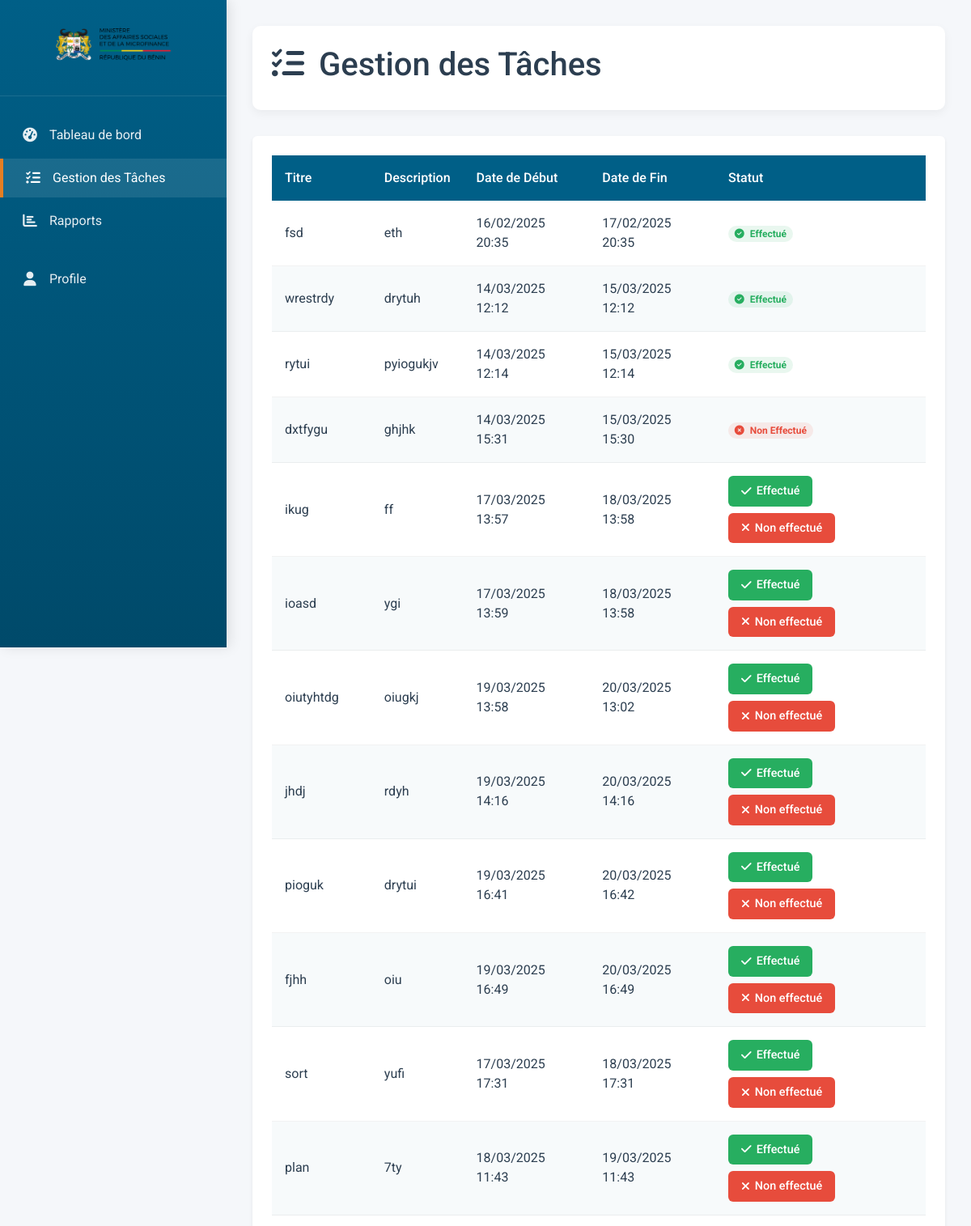
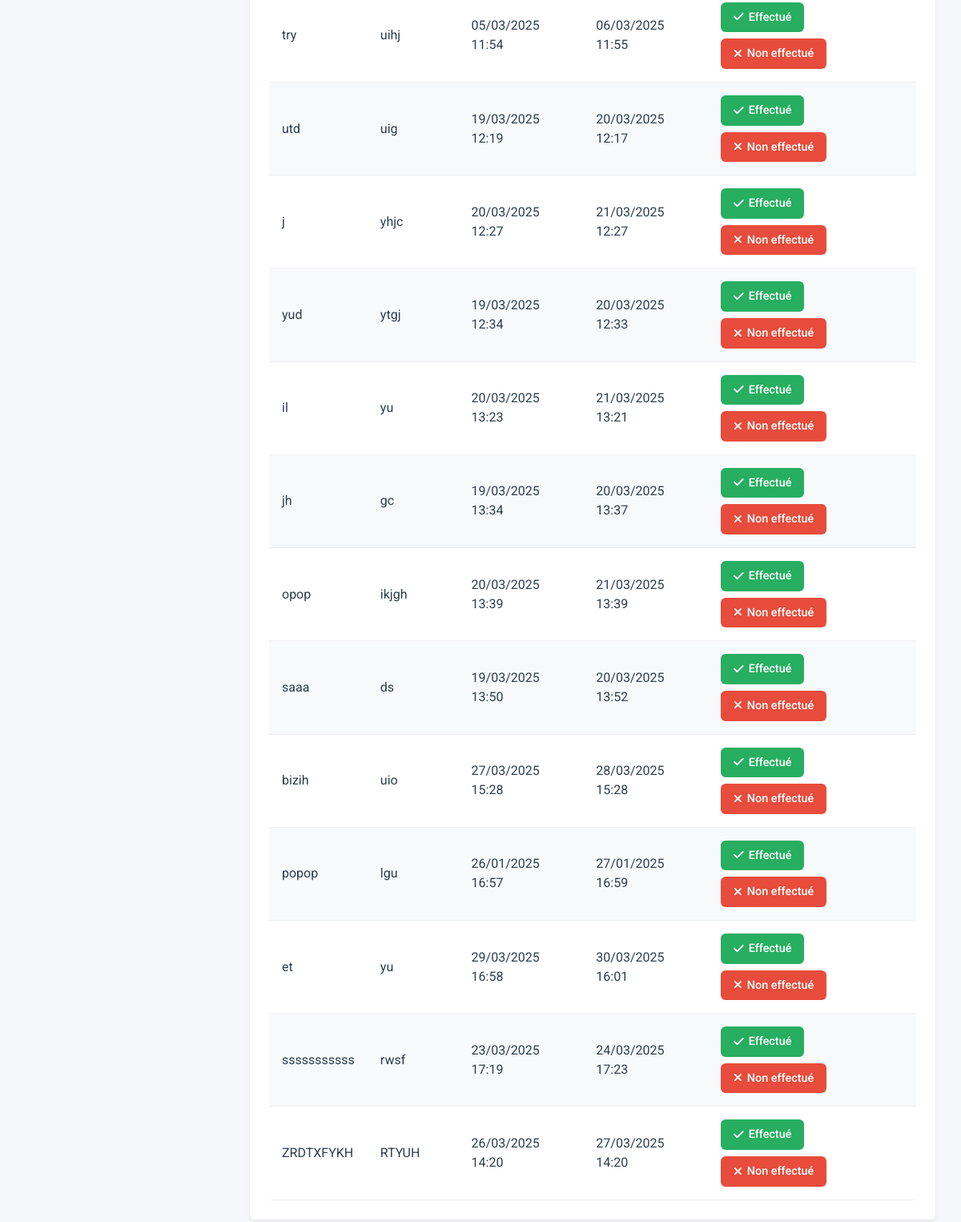
/tac.php (signed in), run on the app's committed database (2 pictures, top to bottom).
### tables this page shows
CREATE TABLE IF NOT EXISTS `evenement` (
  `id` int NOT NULL AUTO_INCREMENT,
  `titre` varchar(255) NOT NULL,
  `description` varchar(255) NOT NULL,
  `debut` datetime NOT NULL,
  `alarme` int DEFAULT '0',
  `fin` datetime DEFAULT NULL,
  `url` varchar(255) DEFAULT NULL,
  `DELETED` tinyint(1) DEFAULT '0',
  `status` enum('effectué','non effectué','en cours') DEFAULT 'en cours',
  `raison` varchar(255) NOT NULL,
  `button_disabled` tinyint(1) DEFAULT '0',
  `event_name` varchar(255) NOT NULL,
  `user_id` int NOT NULL,
  `termine` int NOT NULL,
  `assigned_by` int NOT NULL,
  `actions_menes` varchar(255) DEFAULT NULL,
  PRIMARY KEY (`id`),
  KEY `fk_user` (`user_id`)
);

### tac.php (the view, shortened to what this page needs)
<?php
include 'config.php';
$userId = $_SESSION['user_id'];
$query = "SELECT id, titre, description, debut, fin, status, button_disabled, actions_menes
          FROM evenement
          WHERE DELETED = 0 AND user_id = :user_id";
$stmt = $pdo->prepare($query);
$stmt->bindParam(':user_id', $userId, PDO::PARAM_INT);
$stmt->execute();
$result = $stmt->fetchAll(PDO::FETCH_ASSOC);
?>
<!DOCTYPE html>
<html lang="fr">
<head>
    <link href="https://cdn.jsdelivr.net/npm/bootstrap@5.3.0/dist/css/bootstrap.min.css" rel="stylesheet">
    <link rel="stylesheet" href="https://cdnjs.cloudflare.com/ajax/libs/font-awesome/6.4.0/css/all.min.css">
    <link href="https://cdn.jsdelivr.net/npm/@sweetalert2/theme-dark@5/dark.css" rel="stylesheet">
</head>
<body>
    <div class="sidebar-mas fixed-sidebar" id="sidebar">
        <div class="sidebar-brand">
            <img src="images/logo_masm.png" alt="Logo">
        </div>
        <div class="sidebar-menu">
            <div class="sidebar-item">
                <a href="dashboard.php" class="sidebar-link">
                    <i class="fas fa-tachometer-alt"></i>
                    <span>Tableau de bord</span>
                </a>
            </div>
            <div class="sidebar-item">
                <a href="tac.php" class="sidebar-link active">
                    <i class="fas fa-tasks"></i>
                    <span>Gestion des Tâches</span>
                </a>
            </div>
            <div class="sidebar-item">
                <a href="rapport.php" class="sidebar-link">
                    <i class="fas fa-chart-bar"></i>
                    <span>Rapports</span>
                </a>
            </div>
            <div class="sidebar-item mt-4">
                <a href="profiles.php" class="sidebar-link">
                    <i class="fas fa-user"></i>
                    <span>Profile</span>
                </a>
            </div>
        </div>
    </div>
    <div class="main-content">
        <div class="mas-header">
            <div class="d-flex justify-content-between align-items-center">
                <h1><i class="fas fa-tasks me-2"></i> Gestion des Tâches</h1>
            </div>
        </div>
<div class="report-card bg-white p-4 rounded shadow-sm">
            <div class="table-responsive">
                <table class="mas-table">
                    <thead>
                        <tr>
                            <th>Titre</th>
                            <th>Description</th>
                            <th>Date de Début</th>
                            <th>Date de Fin</th>
                            <th>Statut</th>
                        </tr>
                    </thead>
                    <tbody>
                        <?php foreach ($result as $row): ?>
                        <tr>
                            <td data-label="Titre"><?= htmlspecialchars($row['titre'] ?? '') ?></td>
                            <td data-label="Description"><?= htmlspecialchars($row['description'] ?? '') ?></td>
                            <td data-label="Date de Début"><?= date('d/m/Y H:i', strtotime($row['debut'])) ?></td>
                            <td data-label="Date de Fin"><?= date('d/m/Y H:i', strtotime($row['fin'])) ?></td>
                            <td data-label="Statut">
                                <?php if ($row['status'] === 'effectué'): ?>
                                    <span class="badge rounded-pill badge-effectue">
                                        <i class="fas fa-check-circle me-1"></i> Effectué
                                    </span>
                                <?php elseif ($row['status'] === 'non effectué'): ?>
                                    <span class="badge rounded-pill badge-non-effectue">
                                        <i class="fas fa-times-circle me-1"></i> Non Effectué
                                    </span>
                                <?php else: ?>
                                    <div class="action-buttons">
                                        <button class="btn btn-validate btn-action"
                                                onclick="requestActions(<?= $row['id'] ?>)"
                                                <?= $row['button_disabled'] ? 'disabled' : '' ?>>
                                            <i class="fas fa-check"></i> Effectué
                                        </button>
                                        <button class="btn btn-reject btn-action"
                                                onclick="requestReason(<?= $row['id'] ?>)"
                                                <?= $row['button_disabled'] ? 'disabled' : '' ?>>
                                            <i class="fas fa-times"></i> Non effectué
                                        </button>
                                    </div>
                                <?php endif; ?>
                            </td>
                        </tr>
                        <?php endforeach; ?>
                    </tbody>
                </table>
            </div>
        </div>
    </div>
</body>
</html>

### tac.php (style rules this page uses)
:root { --mas-primary: #005f87; --mas-secondary: #e67e22; --mas-success: #27ae60; --mas-danger: #e74c3c; --mas-light: #ecf0f1; --mas-dark: #2c3e50; --sidebar-width: 280px; }
body { font-family: 'Roboto', sans-serif; background-color: #f5f7fa; color: var(--mas-dark); }
.sidebar-mas { width: var(--sidebar-width); min-height: 100vh; position: fixed; background: linear-gradient(180deg, var(--mas-primary), #004a6a); color: white; box-shadow: 4px 0 15px rgba(0, 0, 0, 0.1); }
.sidebar-brand { padding: 1.5rem; text-align: center; border-bottom: 1px solid rgba(255, 255, 255, 0.1); }
.sidebar-brand img { height: 60px; margin-bottom: 10px; }
.sidebar-menu { padding: 1.5rem 0; }
.sidebar-item { margin-bottom: 5px; }
.sidebar-link { display: flex; align-items: center; padding: 12px 25px; color: rgba(255, 255, 255, 0.9); text-decoration: none; transition: all 0.3s; }
.sidebar-link:hover, .sidebar-link.active { background-color: rgba(255, 255, 255, 0.1); color: white; border-left: 4px solid var(--mas-secondary); }
.sidebar-link i { margin-right: 12px; font-size: 1.1rem; width: 24px; text-align: center; }
.main-content { margin-left: var(--sidebar-width); padding: 2rem; }
.mas-header { background-color: white; padding: 1.5rem; border-radius: 10px; box-shadow: 0 4px 12px rgba(0, 0, 0, 0.05); margin-bottom: 2rem; }
.mas-table { width: 100%; border-collapse: separate; border-spacing: 0; }
.mas-table thead th { background-color: var(--mas-primary); color: white; padding: 1rem; font-weight: 500; }
.mas-table tbody tr:nth-child(even) { background-color: rgba(0, 95, 135, 0.03); }
.mas-table tbody td { padding: 1rem; border-bottom: 1px solid rgba(0, 0, 0, 0.05); }
.badge-effectue { background-color: rgba(39, 174, 96, 0.1); color: var(--mas-success); }
.badge-non-effectue { background-color: rgba(231, 76, 60, 0.1); color: var(--mas-danger); }
.btn-action { padding: 0.5rem 1rem; border-radius: 6px; font-weight: 500; transition: all 0.3s ease; display: inline-flex; align-items: center; border: none; font-size: 0.9rem; }
.btn-action i { margin-right: 6px; }
.btn-validate { background-color: var(--mas-success); color: white; }
.btn-reject { background-color: var(--mas-danger); color: white; }
.action-buttons { display: flex; gap: 8px; flex-wrap: wrap; }
.fixed-sidebar { position: fixed; top: 0; left: 0; height: 100vh; width: var(--sidebar-width, 280px); background: linear-gradient(180deg, var(--mas-primary, #005f87), #004a6a); color: white; box-shadow: 4px 0 15px rgba(0, 0, 0, 0.1); z-index: 1000; overflow-y: auto; }
.sidebar-link:hover, .sidebar-link.active { background-color: rgba(255, 255, 255, 0.1); color: white; border-left: 4px solid var(--mas-secondary, #e67e22); }
.main-content { margin-left: var(--sidebar-width, 280px); padding: 2rem; }

### data on the page
evenement: titre "fsd", description "eth", debut "16/02/2025 20:35", fin "17/02/2025 20:35", status "effectué" (drawn)
evenement: titre "wrestrdy", description "drytuh", debut "14/03/2025 12:12", fin "15/03/2025 12:12", status "effectué" (drawn)
evenement: titre "rytui", description "pyiogukjv", debut "14/03/2025 12:14", fin "15/03/2025 12:14", status "effectué" (drawn)
evenement: titre "dxtfygu", description "ghjhk", debut "14/03/2025 15:31", fin "15/03/2025 15:30", status "non effectué" (drawn)
evenement: titre "ikug", description "ff", debut "17/03/2025 13:57", fin "18/03/2025 13:58"
evenement: titre "ioasd", description "ygi", debut "17/03/2025 13:59", fin "18/03/2025 13:58"
evenement: titre "oiutyhtdg", description "oiugkj", debut "19/03/2025 13:58", fin "20/03/2025 13:02"
evenement: titre "jhdj", description "rdyh", debut "19/03/2025 14:16", fin "20/03/2025 14:16"
evenement: titre "pioguk", description "drytui", debut "19/03/2025 16:41", fin "20/03/2025 16:42"
evenement: titre "fjhh", description "oiu", debut "19/03/2025 16:49", fin "20/03/2025 16:49"
evenement: titre "sort", description "yufi", debut "17/03/2025 17:31", fin "18/03/2025 17:31"
evenement: titre "plan", description "7ty", debut "18/03/2025 11:43", fin "19/03/2025 11:43"
evenement: titre "try", description "uihj", debut "05/03/2025 11:54", fin "06/03/2025 11:55"
evenement: titre "utd", description "uig", debut "19/03/2025 12:19", fin "20/03/2025 12:17"
evenement: titre "j", description "yhjc", debut "20/03/2025 12:27", fin "21/03/2025 12:27"
evenement: titre "yud", description "ytgj", debut "19/03/2025 12:34", fin "20/03/2025 12:33"
evenement: titre "il", description "yu", debut "20/03/2025 13:23", fin "21/03/2025 13:21"
evenement: titre "jh", description "gc", debut "19/03/2025 13:34", fin "20/03/2025 13:37"
evenement: titre "opop", description "ikjgh", debut "20/03/2025 13:39", fin "21/03/2025 13:39"
evenement: titre "saaa", description "ds", debut "19/03/2025 13:50", fin "20/03/2025 13:52"
evenement: titre "bizih", description "uio", debut "27/03/2025 15:28", fin "28/03/2025 15:28"
evenement: titre "popop", description "lgu", debut "26/01/2025 16:57", fin "27/01/2025 16:59"
evenement: titre "et", description "yu", debut "29/03/2025 16:58", fin "30/03/2025 16:01"
evenement: titre "sssssssssss", description "rwsf", debut "23/03/2025 17:19", fin "24/03/2025 17:23"
evenement: titre "ZRDTXFYKH", description "RTYUH", debut "26/03/2025 14:20", fin "27/03/2025 14:20"
